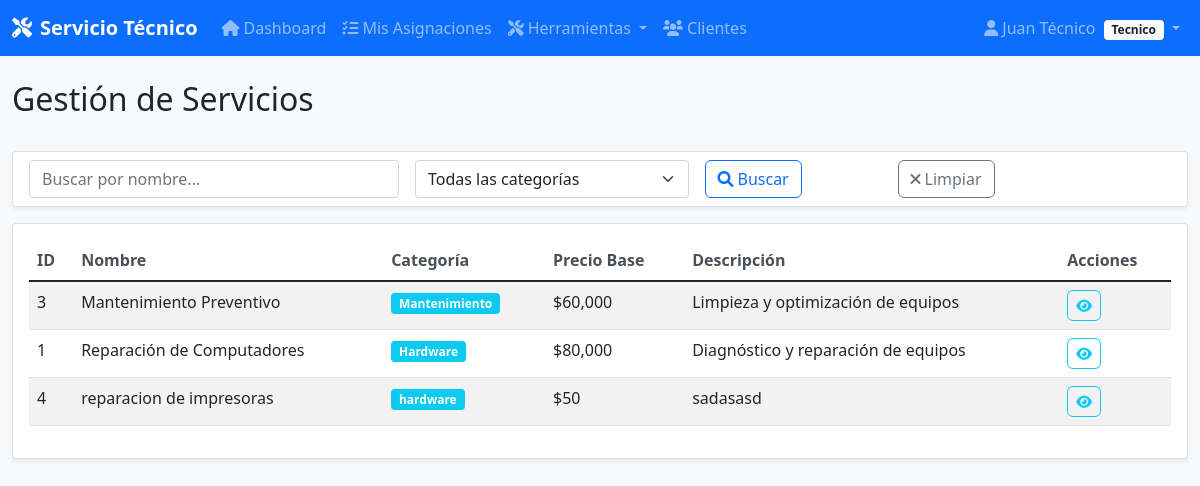
Screenshot of /servicios/ (signed in) with the database file from the repository.
### app/models/models.py (models this page shows, shortened)
class Usuario(UserMixin, db.Model):
    __tablename__ = 'usuarios'
    id = db.Column(db.Integer, primary_key=True)
    nombre = db.Column(db.String(100), nullable=False)
    email = db.Column(db.String(120), unique=True, nullable=False, index=True)
    password_hash = db.Column(db.String(255), nullable=False)
    telefono = db.Column(db.String(20))
    rol = db.Column(db.String(20), nullable=False, default='usuario')
    fecha_creacion = db.Column(db.DateTime, default=datetime.utcnow)
    def is_admin(self):
        return self.rol == 'administrador'
    def is_tecnico(self):
        return self.rol == 'tecnico'

class Servicio(db.Model):
    __tablename__ = 'servicios'
    id = db.Column(db.Integer, primary_key=True)
    nombre = db.Column(db.String(100), nullable=False)
    descripcion = db.Column(db.Text)
    precio_base = db.Column(db.Float, nullable=False)
    categoria = db.Column(db.String(50))
    solicitudes = db.relationship('Solicitud', backref='servicio', lazy=True)

### app/controllers/servicios.py (the view)
@servicios_bp.route('/')
@login_required
def list():
    page = request.args.get('page', 1, type=int)
    search = request.args.get('search', '')
    categoria = request.args.get('categoria', '')
    query = Servicio.query
    if search:
        query = query.filter(Servicio.nombre.contains(search))
    if categoria:
        query = query.filter_by(categoria=categoria)
    servicios = query.order_by(Servicio.nombre).paginate(
        page=page, per_page=10, error_out=False)
    categorias = db.session.query(Servicio.categoria).distinct().filter(
        Servicio.categoria.isnot(None)).all()
    categorias = [cat[0] for cat in categorias if cat[0]]
    return render_template('servicios/list.html',
                           servicios=servicios,
                           search=search,
                           categoria_actual=categoria,
                           categorias=categorias)

### app/templates/servicios/list.html (shortened to what this page needs)
{% extends "base.html" %}
{% block content %}
<div class="d-flex justify-content-between align-items-center mb-4">
    <h2>Gestión de Servicios</h2>
</div>
<div class="card mb-3">
    <div class="card-body py-2">
        <form method="GET" class="row g-3">
            <div class="col-md-4">
                <input type="text" class="form-control" name="search"
                       placeholder="Buscar por nombre..." value="{{ search }}">
            </div>
            <div class="col-md-3">
                <select name="categoria" class="form-select">
                    <option value="">Todas las categorías</option>
                </select>
            </div>
            <div class="col-md-2">
                <button type="submit" class="btn btn-outline-primary">
                    <i class="fas fa-search me-1"></i>Buscar
                </button>
            </div>
            <div class="col-md-2">
                <a href="{{ url_for('servicios.list') }}" class="btn btn-outline-secondary">
                    <i class="fas fa-times me-1"></i>Limpiar
                </a>
            </div>
        </form>
    </div>
</div>
<div class="card">
    <div class="card-body">
        {% if servicios.items %}
        <div class="table-responsive">
            <table class="table table-striped">
                <thead>
                    <tr>
                        <th>ID</th>
                        <th>Nombre</th>
                        <th>Categoría</th>
                        <th>Precio Base</th>
                        <th>Descripción</th>
                        <th>Acciones</th>
                    </tr>
                </thead>
                <tbody>
                    {% for servicio in servicios.items %}
                    <tr>
                        <td>{{ servicio.id }}</td>
                        <td>{{ servicio.nombre }}</td>
                        <td>
                            {% if servicio.categoria %}
                            <span class="badge bg-info">{{ servicio.categoria }}</span>
                            {% else %}
                            <span class="text-muted">Sin categoría</span>
                            {% endif %}
                        </td>
                        <td>${{ "{:,.0f}".format(servicio.precio_base) }}</td>
                        <td>{{ servicio.descripcion[:50] + '...' if servicio.descripcion and servicio.descripcion|length > 50 else servicio.descripcion or '-' }}</td>
                        <td>
                            <div class="btn-group" role="group">
                                <a href="{{ url_for('servicios.detail', id=servicio.id) }}"
                                   class="btn btn-sm btn-outline-info" title="Ver detalles">
                                    <i class="fas fa-eye"></i>
                                </a>
                            </div>
                        </td>
                    </tr>
                    {% endfor %}
                </tbody>
            </table>
        </div>
        {% endif %}
    </div>
</div>
{% endblock %}

### app/templates/base.html (shortened to what this page needs)
<!DOCTYPE html>
<html lang="es">
<head>
    <link href="https://cdn.jsdelivr.net/npm/bootstrap@5.1.3/dist/css/bootstrap.min.css" rel="stylesheet">
    <link href="https://cdnjs.cloudflare.com/ajax/libs/font-awesome/6.0.0/css/all.min.css" rel="stylesheet">
    <link href="{{ url_for('static', filename='css/style.css') }}" rel="stylesheet">
</head>
<body>
    {% if current_user.is_authenticated %}
    <nav class="navbar navbar-expand-lg navbar-dark bg-primary">
        <div class="container-fluid">
            <a class="navbar-brand" href="{{ url_for('main.index') }}">
                <i class="fas fa-tools me-2"></i>Servicio Técnico
            </a>
            <div class="collapse navbar-collapse" id="navbarNav">
                <ul class="navbar-nav me-auto">
                    <li class="nav-item">
                        <a class="nav-link" href="{{ url_for('main.index') }}">
                            <i class="fas fa-home me-1"></i>Dashboard
                        </a>
                    </li>
                    {% if current_user.is_admin() %}
                    <li class="nav-item dropdown">
                        <a class="nav-link dropdown-toggle" href="#" role="button" data-bs-toggle="dropdown">
                            <i class="fas fa-users me-1"></i>Gestión
                        </a>
                        <ul class="dropdown-menu">
                            <li><h6 class="dropdown-header">Clientes</h6></li>
                            <li><a class="dropdown-item" href="{{ url_for('clientes.list') }}">
                                <i class="fas fa-list me-2"></i>Ver Clientes
                            </a></li>
                            <li><a class="dropdown-item" href="{{ url_for('clientes.create') }}">
                                <i class="fas fa-plus me-2"></i>Nuevo Cliente
                            </a></li>
                            <li><hr class="dropdown-divider"></li>
                            <li><h6 class="dropdown-header">Servicios</h6></li>
                            <li><a class="dropdown-item" href="{{ url_for('servicios.list') }}">
                                <i class="fas fa-cogs me-2"></i>Ver Servicios
                            </a></li>
                            <li><a class="dropdown-item" href="{{ url_for('servicios.create') }}">
                                <i class="fas fa-plus me-2"></i>Nuevo Servicio
                            </a></li>
                        </ul>
                    </li>
                    <li class="nav-item dropdown">
                        <a class="nav-link dropdown-toggle" href="#" role="button" data-bs-toggle="dropdown">
                            <i class="fas fa-clipboard-list me-1"></i>Operaciones
                        </a>
                        <ul class="dropdown-menu">
                            <li><h6 class="dropdown-header">Solicitudes</h6></li>
                            <li><a class="dropdown-item" href="{{ url_for('solicitudes.list') }}">
                                <i class="fas fa-list me-2"></i>Ver Solicitudes
                            </a></li>
                            <li><a class="dropdown-item" href="{{ url_for('solicitudes.create') }}">
                                <i class="fas fa-plus me-2"></i>Nueva Solicitud
                            </a></li>
                            <li><hr class="dropdown-divider"></li>
                            <li><h6 class="dropdown-header">Asignaciones</h6></li>
                            <li><a class="dropdown-item" href="{{ url_for('asignaciones.list') }}">
                                <i class="fas fa-tasks me-2"></i>Ver Asignaciones
                            </a></li>
                            <li><a class="dropdown-item" href="{{ url_for('asignaciones.create') }}">
                                <i class="fas fa-plus me-2"></i>Nueva Asignación
                            </a></li>
                        </ul>
                    </li>
                    <li class="nav-item dropdown">
                        <a class="nav-link dropdown-toggle" href="#" role="button" data-bs-toggle="dropdown">
                            <i class="fas fa-boxes me-1"></i>Recursos
                        </a>
                        <ul class="dropdown-menu">
                            <li><h6 class="dropdown-header">Inventario</h6></li>
                            <li><a class="dropdown-item" href="{{ url_for('partes.list') }}">
                                <i class="fas fa-boxes me-2"></i>Ver Partes
                            </a></li>
                            <li><a class="dropdown-item" href="{{ url_for('partes.create') }}">
                                <i class="fas fa-plus me-2"></i>Nueva Parte
                            </a></li>
                            <li><a class="dropdown-item" href="{{ url_for('admin.gestionar_pedidos') }}">
                                <i class="fas fa-tools me-2"></i>Pedidos de Piezas
                            </a></li>
                            <li><hr class="dropdown-divider"></li>
                            <li><h6 class="dropdown-header">Facturación</h6></li>
                            <li><a class="dropdown-item" href="{{ url_for('facturas.list') }}">
                                <i class="fas fa-file-invoice me-2"></i>Ver Facturas
                            </a></li>
                            <li><a class="dropdown-item" href="{{ url_for('facturas.create') }}">
                                <i class="fas fa-plus me-2"></i>Nueva Factura
                            </a></li>
                        </ul>
                    </li>
                    <li class="nav-item dropdown">
                        <a class="nav-link dropdown-toggle" href="#" role="button" data-bs-toggle="dropdown">
                            <i class="fas fa-user-shield me-1"></i>Admin
                        </a>
                        <ul class="dropdown-menu">
                            <li><h6 class="dropdown-header">Personal</h6></li>
                            <li><a class="dropdown-item" href="{{ url_for('tecnicos.list') }}">
                                <i class="fas fa-user-cog me-2"></i>Técnicos
                            </a></li>
                            <li><a class="dropdown-item" href="{{ url_for('usuarios.list') }}">
                                <i class="fas fa-users me-2"></i>Usuarios
                            </a></li>
                            <li><hr class="dropdown-divider"></li>
                            <li><h6 class="dropdown-header">Reportes</h6></li>
                            <li><a class="dropdown-item" href="{{ url_for('reportes.list') }}">
                                <i class="fas fa-chart-bar me-2"></i>Ver Reportes
                            </a></li>
                        </ul>
                    </li>
                    {% elif current_user.is_tecnico() %}
                    <li class="nav-item">
                        <a class="nav-link" href="{{ url_for('tecnico.mis_asignaciones') }}">
                            <i class="fas fa-tasks me-1"></i>Mis Asignaciones
                        </a>
                    </li>
                    <li class="nav-item dropdown">
                        <a class="nav-link dropdown-toggle" href="#" role="button" data-bs-toggle="dropdown">
                            <i class="fas fa-tools me-1"></i>Herramientas
                        </a>
                    </li>
                    <li class="nav-item">
                        <a class="nav-link" href="{{ url_for('clientes.list') }}">
                            <i class="fas fa-users me-1"></i>Clientes
                        </a>
                    </li>
                    {% endif %}
                </ul>
                <ul class="navbar-nav">
                    <li class="nav-item dropdown">
                        <a class="nav-link dropdown-toggle" href="#" role="button" data-bs-toggle="dropdown">
                            <i class="fas fa-user me-1"></i>{{ current_user.nombre }}
                            <span class="badge bg-light text-dark ms-1">{{ current_user.rol.title() }}</span>
                        </a>
                    </li>
                </ul>
            </div>
        </div>
    </nav>
    {% endif %}
    <main class="container-fluid mt-4">
        {% block content %}{% endblock %}
    </main>
</body>
</html>

### app/static/css/style.css (style rules this page uses)
body { background-color: #f8f9fa; font-family: "Segoe UI", Tahoma, Geneva, Verdana, sans-serif; }
.navbar-brand { font-weight: bold; }
.card { box-shadow: 0 0.125rem 0.25rem rgba(0, 0, 0, 0.075); border: 1px solid rgba(0, 0, 0, 0.125); }
.btn { border-radius: 0.375rem; }
.table { background-color: white; }
.table th { border-top: none; font-weight: 600; color: #495057; }
.badge { font-size: 0.75em; }
.card, .btn, .form-control { transition: all 0.2s ease-in-out; }

### rows the page displays
Usuario: nombre "Juan Técnico", rol "Tecnico"
Servicio: id "3", nombre "Mantenimiento Preventivo", categoria "Mantenimiento", precio_base "60,000", descripcion "Limpieza y optimización de equipos"
Servicio: id "1", nombre "Reparación de Computadores", categoria "Hardware", precio_base "80,000", descripcion "Diagnóstico y reparación de equipos"
Servicio: id "4", nombre "reparacion de impresoras", categoria "hardware", precio_base "50", descripcion "sadasasd"
